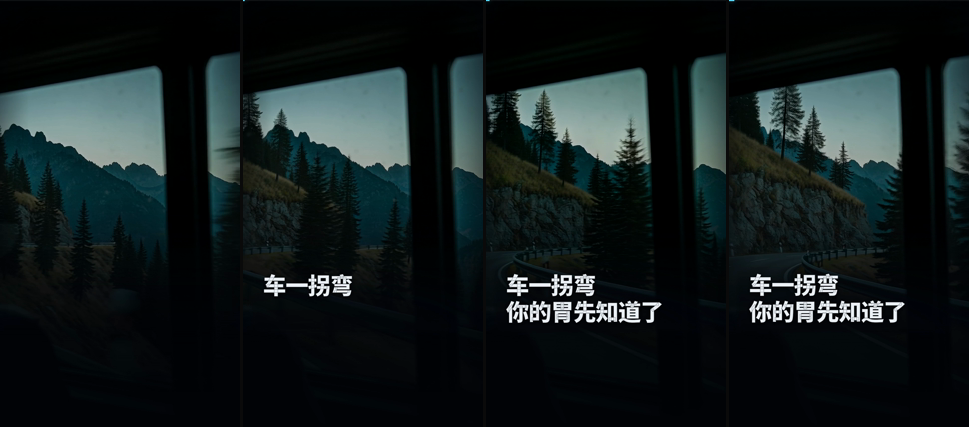
#> input picture video-generator/workbuddy-video-generator/films/_a3.png, 969 x 427 px
$ python text_zone_check.py ../../workbuddy-video-generator/films/_a3.png
#> lines starting #> are read from the running program, lines starting #| are printed output that depends on the picture; after the words box and inside, x2 and y2 are one past the last pixel; in counts of white or black regions, pixels touching at a corner belong together
# -*- coding: utf-8 -*-
"""Text-zone check on still frames: caption band + Douyin action rail.

This is the method that caught what the pixel threshold in
build/safezone_check.py could not see: a 30 px muted-grey label is nowhere near
232 luma, so "越界 0" from that script was not evidence about dim substrate
chrome. Here the rail test is an *edge density* test on a >90 luma band, which
finds grey type as well as white type.

Usage: python scripts/text_zone_check.py build/ld4/*.png
"""
import sys

import numpy as np
from PIL import Image

CAPTION_TOP = 1412  # 1920 - 360 - 148, the two-line caption box (9:16)
RAIL_X = 935        # measured on the delivered render (9:16)

# A 16:9 film shown in the same feed is letterboxed full-width: the rail is the
# same 12.5 % of the screen (x >= 1680 of 1920) and the caption has to stay above
# the 980 line. The band that counts as "the film's own caption" is y >= 850.
H_CAPTION_TOP = 850
H_RAIL_X = 1680


def luma(path):
    im = Image.open(path).convert("RGB")
#> im is the input picture: PIL image 969x427 RGB; mean R, G, B 20, 29, 29.8
    # Every threshold in this file (rail x, caption top, glyph-row heights) was
    # calibrated on the 1920-long-side grid. A 4K master carries the same picture
    # at 2x, so normalise the long side back to 1920 before measuring: keep-out
    # fractions and glyph geometry are scale-invariant, the numbers are not.
    long_side = max(im.size)
#> long_side = 969
    if long_side > 1920:
        k = 1920 / long_side
        im = im.resize((round(im.width * k), round(im.height * k)), Image.LANCZOS)
    a = np.asarray(im).astype(np.int32)
    return a[:, :, 0] * 0.299 + a[:, :, 1] * 0.587 + a[:, :, 2] * 0.114
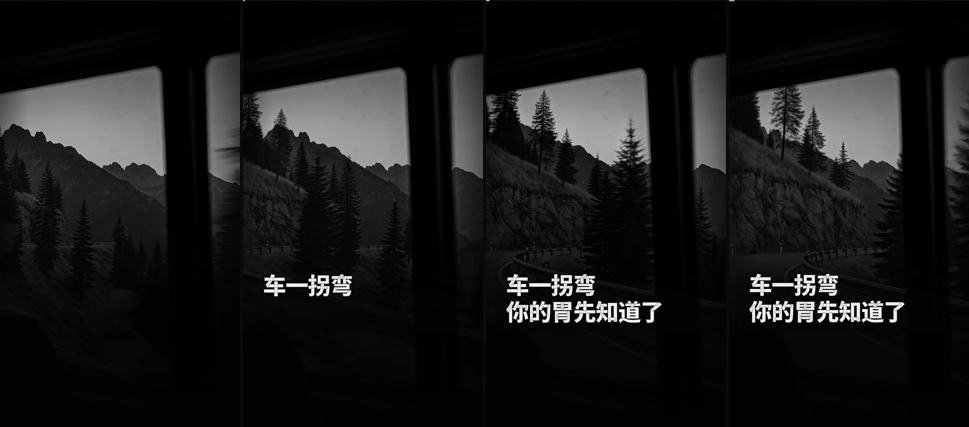
#> returned value: shape (427, 969) float64; min 0, max 255, mean 26.4


def check(path):
    y = luma(path)
    h, w = y.shape
#> h = 427; w = 969
    if h > w:
        cap_top, rail_x, scan_top = CAPTION_TOP, RAIL_X, 1200
    else:
        cap_top, rail_x, scan_top = H_CAPTION_TOP, H_RAIL_X, h // 2
#> cap_top = 850; rail_x = 1680; scan_top = 213
    # --- the film's own caption band: near-white type in the lower half
    cap = y[scan_top:, :] > 232
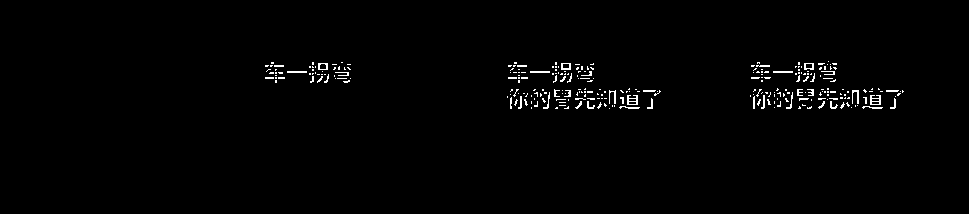
#> cap: shape (214, 969) bool; 1.2% white in thin lines or dots, all inside (x1, y1, x2, y2) = (265, 61, 904, 109)
    rows = np.flatnonzero(cap.any(axis=1))
#> rows = 43 values from 61 to 108
    if len(rows):
        cols = np.flatnonzero(cap[rows.min():, :].any(axis=0))
#> cols = 350 values from 265 to 903
        top = scan_top + rows.min()
#> top = 274
        bottom = scan_top + rows.max()
#> bottom = 321
        right = cols.max()
#> right = 903
        cap_msg = "字幕 y %d..%d 右边缘 x%d（离底 %d）" % (top, bottom, right, h - bottom)
#> cap_msg = '字幕 y 274..321 右边缘 x903（离底 106）'
    else:
        cap_msg = "无字幕像素"

    # --- non-caption text that has to be read: anything bright enough to be
    #     type, sitting under the action rail
    strip = y[:, rail_x:]
#> strip = empty array
    edge = (strip > 90) & (np.roll(strip, 1, axis=1) < 60)
#> edge = empty array
    er = np.flatnonzero(edge.sum(axis=1) >= 2)
#> er = empty array
    if len(er):
        rail_msg = "轨道内疑似文字 行 %d..%d (%d 行, 峰值 %d 边/行)" % (
            er.min(), er.max(), len(er), edge.sum(axis=1).max())
    else:
        rail_msg = "轨道内无文字"

    # --- scene type colliding with the caption box (y >= CAPTION_TOP, not white)
    # Two traps here. The caption's own anti-aliased rim passes through 90..200
    # luma, so a plain band test reports the subtitle as collision (58 rows on a
    # clean frame). And a row that holds both caption and chrome is a real
    # collision. So: a row counts only if it carries dim strokes *and* contains
    # no near-white pixel anywhere — a pure caption row is always excluded.
    body = y[cap_top:, :rail_x]
#> body = empty array
    bright = (body > 90) & (body < 200)
#> bright = empty array
    ink = bright & (np.roll(body, 1, axis=1) < 60)
#> ink = empty array
    counts = ink.sum(axis=1)
#> counts = empty array
    white = (body > 220).any(axis=1)
#> white = empty array
    # the caption's own topmost rim row has no >220 pixel in it (the glyph body
    # starts one row lower), so exclude everything within 4 rows of a caption row
    # 16:9 captions carry a dim English line ~35 rows under the Chinese one, so
    # the "same caption block" halo is wider there; 9:16 keeps the 9-row halo.
    k = 81 if h < w else 9
#> k = 81
#> (the run stopped early here; a loop or call above may not have finished)
